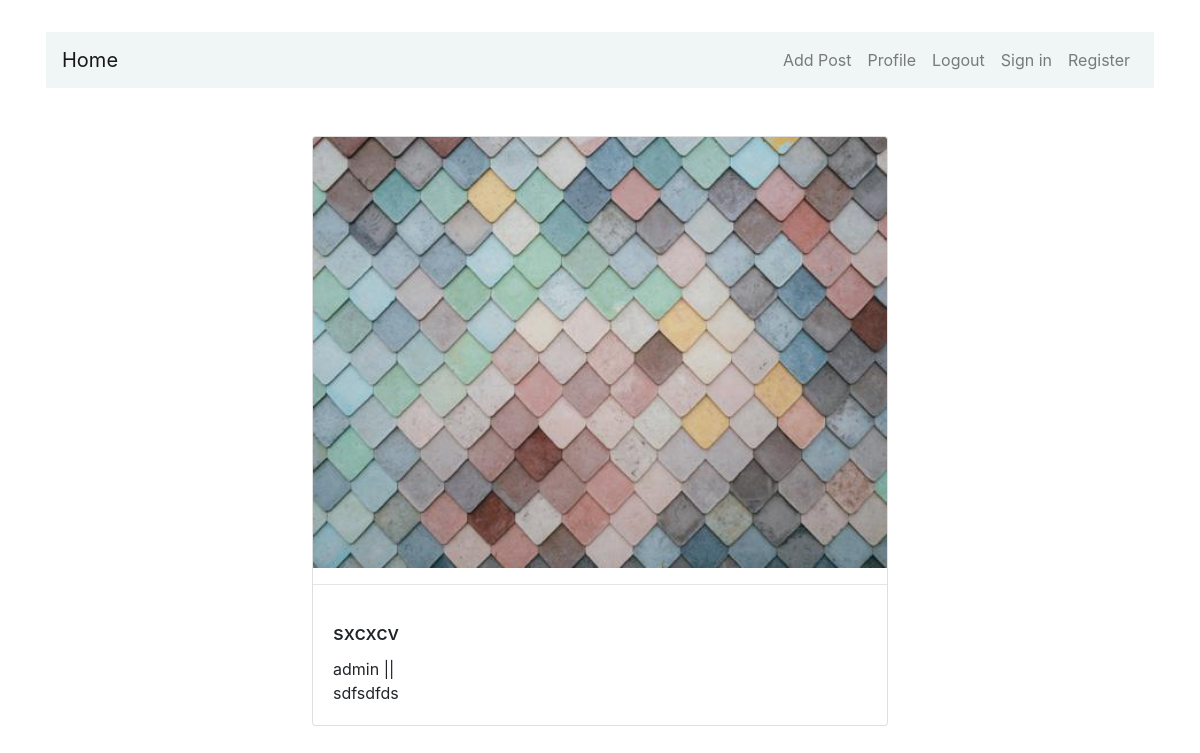
The page /post_detail/12 on the database its author committed.
### posts/models.py (models this page shows, shortened)
class Post(models.Model):
    post = models.AutoField(primary_key=True)
    user = models.ForeignKey(User, on_delete=models.CASCADE)
    status = models.CharField(max_length=255, blank=True)
    title = models.CharField(max_length=255, blank=True)
    content = models.TextField(blank=True)
    image = models.ImageField(upload_to='post_images', blank=True)
    publish_date = models.DateTimeField(auto_now_add=True)
    last_update_date = models.DateTimeField(auto_now=True, auto_now_add=False)

### posts/views.py (the view)
# urls.py: path('post_detail/<int:pk>', PostDetailView.as_view(), name = 'post_detail'),
class PostDetailView(DetailView):
    model = Post
    template_name = 'posts/post_detail.html'

### posts/templates/posts/post_detail.html (shortened to what this page needs)
{% extends "posts/base.html" %}
{% block content %}
<div style="display: flex;
               justify-content:center;
               align-items:center;
               margin-top: 3rem;
               flex-direction:column;
               ">
<div class="card" style="width: 36rem;">
    {% if post.image %}
    <img class="card-img-top" src="{{ post.image.url }}"  alt="Post image">
    {% endif %}
    <hr>
    <div class="card-body">
      <h5 class="card-title">{{post.title}}</h5>
      <p class="card-text">{{post.user.username}} || {{post.timestamp}} <br>{{post.description}}
        {{post.content}}
    </p>
    </div>
  </div>
</div>
{% endblock content %}

### posts/templates/posts/base.html (style rules this page uses)
* { margin: 0; padding: 0; }

### rows shown on the page
Post: image (picture), title "sxcxcv", user.username "admin", content "sdfsdfds"
